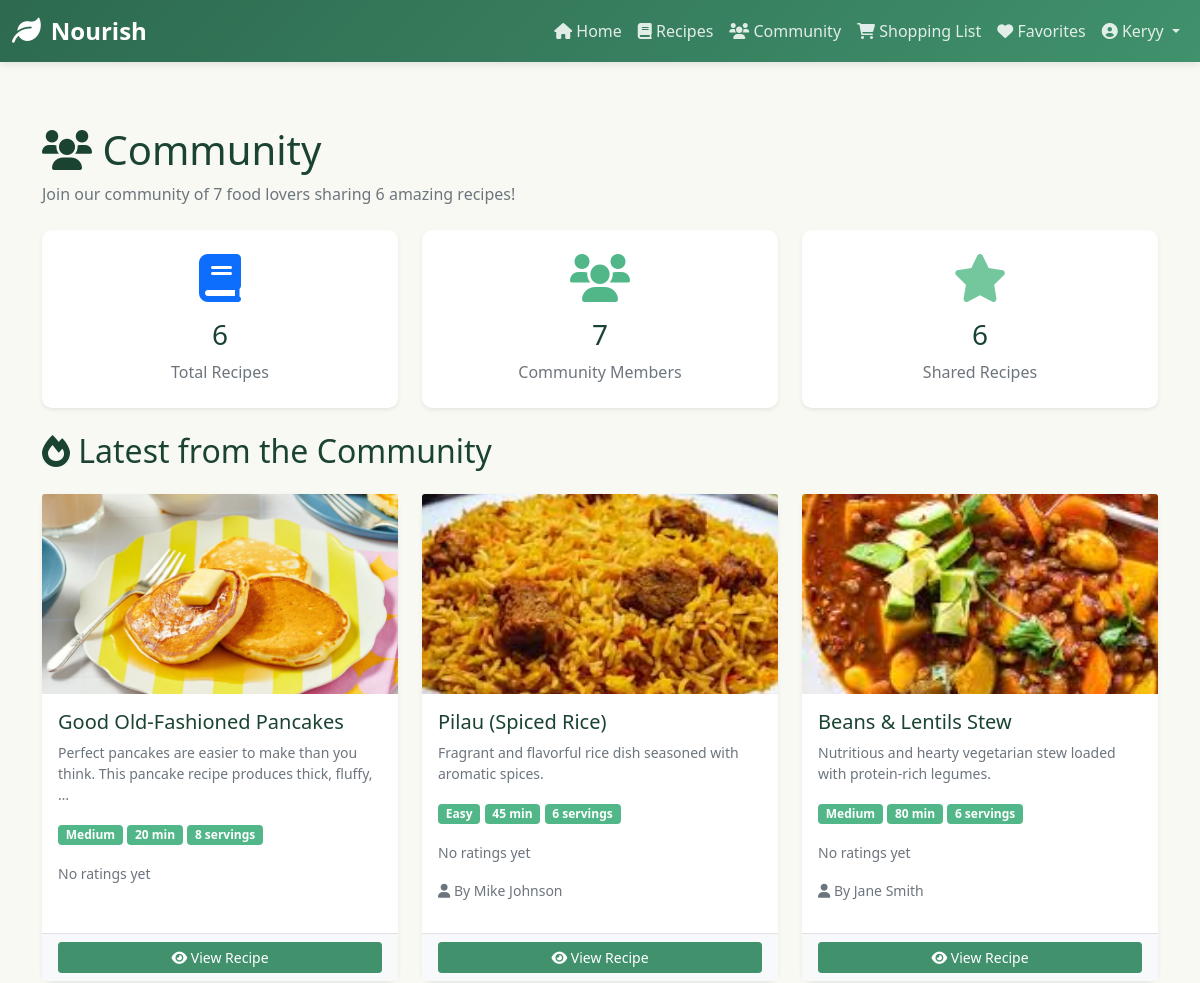
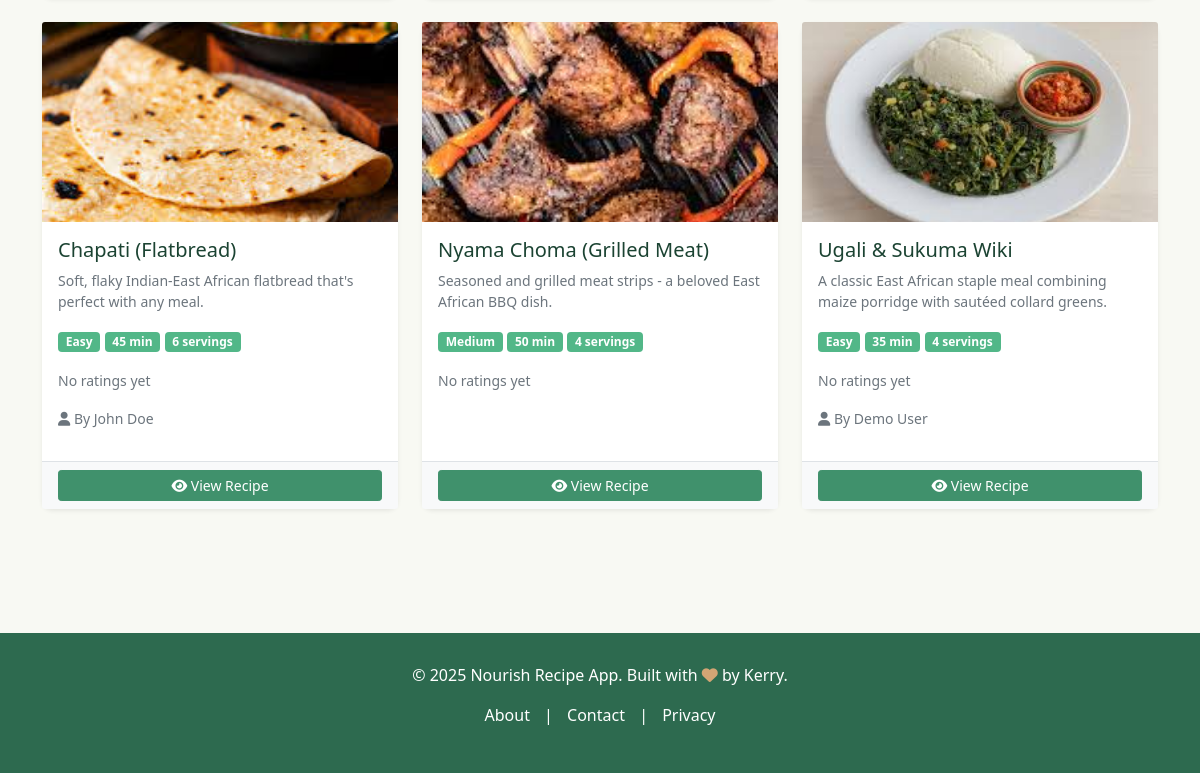
The app's page /community/ (signed in) with its own data (2 pictures, top to bottom).
### ingredient/models.py (models this page shows, shortened)
class Recipe(models.Model):
  DIFFICULTY_CHOICES = [
      ('easy', 'Easy'),
      ('medium', 'Medium'),
      ('hard', 'Hard'),
  ]
  CATEGORY_CHOICES = [
      ('breakfast', 'Breakfast'),
      ('lunch', 'Lunch'),
      ('dinner', 'Dinner'),
      ('snack', 'Snack'),
      ('dessert', 'Dessert'),
      ('beverage', 'Beverage'),
      ('other', 'Other'),
  ]
  title = models.CharField(max_length=255)
  description = models.TextField(blank=True)
  prep_time = models.IntegerField(default=15, help_text="minutes")
  cook_time = models.IntegerField(default=30, help_text="minutes")
  servings = models.IntegerField(default=4)
  difficulty = models.CharField(max_length=50, choices=DIFFICULTY_CHOICES, default='medium')
  category = models.CharField(max_length=50, choices=CATEGORY_CHOICES, default='other')
  image = models.ImageField(upload_to='recipe_images/', blank=True, null=True)
  created_by = models.ForeignKey(User, on_delete=models.CASCADE, related_name='recipes', null=True, blank=True)
  created_at = models.DateTimeField(auto_now_add=True)
  updated_at = models.DateTimeField(auto_now=True)
  is_published = models.BooleanField(default=True)
  views_count = models.IntegerField(default=0)
  class Meta:
    ordering = ['-created_at']

### ingredient/views.py (the view)
# urls.py: path('community/', ingredient_views.community, name='community'),
def community(request):
  recipes = Recipe.objects.filter(is_published=True).annotate(
    avg_rating=Avg('ratings__score'),
    review_count=models.Count('reviews')
  ).order_by('-created_at')
  context = {
    'recipes': recipes,
    'total_recipes': recipes.count(),
    'total_users': User.objects.count(),
  }
  return render(request, 'community.html', context)

### ingredient/templates/community.html (shortened to what this page needs)
{% extends 'base.html' %}
{% load static %}
{% block content %}
<div class="mb-4">
    <h1><i class="fas fa-users"></i> Community</h1>
    <p class="text-muted">Join our community of {{ total_users }} food lovers sharing {{ total_recipes }} amazing
        recipes!</p>
</div>
<div class="row mb-4">
    <div class="col-md-4">
        <div class="card border-0 shadow-sm text-center p-4">
            <i class="fas fa-book fa-3x mb-3 text-primary"></i>
            <h3>{{ total_recipes }}</h3>
            <p class="text-muted mb-0">Total Recipes</p>
        </div>
    </div>
    <div class="col-md-4">
        <div class="card border-0 shadow-sm text-center p-4">
            <i class="fas fa-users fa-3x mb-3 text-success"></i>
            <h3>{{ total_users }}</h3>
            <p class="text-muted mb-0">Community Members</p>
        </div>
    </div>
    <div class="col-md-4">
        <div class="card border-0 shadow-sm text-center p-4">
            <i class="fas fa-star fa-3x mb-3 text-warning"></i>
            <h3>{{ recipes|length }}</h3>
            <p class="text-muted mb-0">Shared Recipes</p>
        </div>
    </div>
</div>
<div class="mb-4">
    <h2><i class="fas fa-fire"></i> Latest from the Community</h2>
</div>
{% if recipes %}
<div class="row">
    {% for recipe in recipes %}
    <div class="col-md-6 col-lg-4 mb-4">
        <div class="card h-100 border-0 shadow-sm">
            {% if recipe.image %}
            {% if 'recipe_images/' in recipe.image.name %}
            <img src="{{ recipe.image.url }}" class="card-img-top" alt="{{ recipe.title }}"
                style="height: 200px; object-fit: cover;">
            {% else %}
            <img src="{% static 'images/' %}{{ recipe.image }}" class="card-img-top" alt="{{ recipe.title }}"
                style="height: 200px; object-fit: cover;">
            {% endif %}
            {% else %}
            <div class="card-img-top bg-light d-flex align-items-center justify-content-center" style="height: 200px;">
                <i class="fas fa-utensils fa-3x text-muted"></i>
            </div>
            {% endif %}
            <div class="card-body">
                <h5 class="card-title">{{ recipe.title }}</h5>
                <p class="card-text text-muted small">{{ recipe.description|truncatewords:15 }}</p>
                <div class="recipe-meta mb-3">
                    <span class="badge bg-success">{{ recipe.difficulty|title }}</span>
                    <span class="badge bg-success">{{ recipe.prep_time|add:recipe.cook_time }} min</span>
                    <span class="badge bg-success">{{ recipe.servings }} servings</span>
                </div>
                <div class="mb-3">
                    {% if recipe.avg_rating %}
                    <div class="d-flex align-items-center gap-2">
                        <span class="text-warning">
                            {% for i in "12345" %}
                            {% if forloop.counter <= recipe.avg_rating %} <i class="fas fa-star"></i>
                                {% else %}
                                <i class="far fa-star"></i>
                                {% endif %}
                                {% endfor %}
                        </span>
                        <span class="text-muted small">({{ recipe.avg_rating|floatformat:1 }})</span>
                    </div>
                    {% else %}
                    <span class="text-muted small">No ratings yet</span>
                    {% endif %}
                </div>
                {% if recipe.created_by and recipe.created_by != user %}
                <div class="text-muted small mb-3">
                    <i class="fas fa-user"></i> By {{ recipe.created_by.get_full_name|default:recipe.created_by.username }}
                </div>
                {% endif %}
            </div>
            <div class="card-footer bg-light border-top">
                <a href="{% url 'recipe_detail' recipe.id %}" class="btn btn-sm btn-primary w-100">
                    <i class="fas fa-eye"></i> View Recipe
                </a>
            </div>
        </div>
    </div>
    {% endfor %}
</div>
{% else %}
<div class="alert alert-info" role="alert">
    <i class="fas fa-info-circle"></i> No recipes in the community yet. Be the first to share!
</div>
{% endif %}
{% endblock %}

### ingredient/templates/base.html (shortened to what this page needs)
<!DOCTYPE html>
<html lang="en">
<head>
    <link href="https://cdn.jsdelivr.net/npm/bootstrap@5.1.3/dist/css/bootstrap.min.css" rel="stylesheet">
    <link rel="stylesheet" href="https://cdnjs.cloudflare.com/ajax/libs/font-awesome/6.0.0/css/all.min.css">
</head>
<body>
    <nav class="navbar navbar-expand-lg navbar-dark sticky-top">
        <div class="container-fluid">
            <a class="navbar-brand" href="{% url 'home' %}">
                <i class="fas fa-leaf"></i> Nourish
            </a>
            <div class="collapse navbar-collapse" id="navbarNav">
                <ul class="navbar-nav ms-auto">
                    <li class="nav-item">
                        <a class="nav-link" href="{% url 'home' %}"><i class="fas fa-home"></i> Home</a>
                    </li>
                    <li class="nav-item">
                        <a class="nav-link" href="{% url 'recipes' %}"><i class="fas fa-book"></i> Recipes</a>
                    </li>
                    <li class="nav-item">
                        <a class="nav-link" href="{% url 'community' %}"><i class="fas fa-users"></i> Community</a>
                    </li>
                    {% if user.is_authenticated %}
                    <li class="nav-item">
                        <a class="nav-link" href="{% url 'shopping_list' %}">
                            <i class="fas fa-shopping-cart"></i> Shopping List
                        </a>
                    </li>
                    <li class="nav-item">
                        <a class="nav-link" href="{% url 'my_favorites' %}">
                            <i class="fas fa-heart"></i> Favorites
                        </a>
                    </li>
                    <li class="nav-item dropdown">
                        <a class="nav-link dropdown-toggle" href="#" id="userMenu" role="button"
                            data-bs-toggle="dropdown">
                            <i class="fas fa-user-circle"></i> {{ user.username }}
                        </a>
                    </li>
                    {% endif %}
                </ul>
            </div>
        </div>
    </nav>
    <main class="container">
        {% block content %}{% endblock %}
    </main>
    <footer>
        <div class="container">
            <p>&copy; 2025 Nourish Recipe App. Built with <i class="fas fa-heart" style="color: #d4a574;"></i> by Kerry.
            </p>
            <p>
                <a href="#" style="color: white; text-decoration: none; margin: 0 10px;">About</a> |
                <a href="#" style="color: white; text-decoration: none; margin: 0 10px;">Contact</a> |
                <a href="#" style="color: white; text-decoration: none; margin: 0 10px;">Privacy</a>
            </p>
        </div>
    </footer>
</body>
</html>

### ingredient/templates/base.html (style rules this page uses)
:root { --primary-green: #2d6a4f; --secondary-green: #40916c; --light-green: #52b788; --lighter-green: #74c69d; --lightest-green: #95d5b2; --cream: #f8f9f3; --dark: #1b4332; --success: #52b788; --warning: #74c69d; }
body { font-family: 'Segoe UI', Tahoma, Geneva, Verdana, sans-serif; background-color: var(--cream); color: var(--dark); }
.navbar { background: linear-gradient(135deg, var(--primary-green) 0%, var(--secondary-green) 100%); box-shadow: 0 2px 8px rgba(0, 0, 0, 0.1); }
.navbar-brand { font-weight: 700; font-size: 1.5rem; color: white !important; display: flex; align-items: center; gap: 10px; }
.navbar-brand i { font-size: 1.8rem; }
.nav-link { color: rgba(255, 255, 255, 0.85) !important; font-weight: 500; transition: color 0.3s ease; }
.btn-primary { background-color: var(--secondary-green); border-color: var(--secondary-green); }
.badge.bg-success { background-color: var(--light-green) !important; }
.card { border: none; box-shadow: 0 2px 8px rgba(0, 0, 0, 0.1); transition: transform 0.3s ease, box-shadow 0.3s ease; border-radius: 10px; }
footer { background-color: var(--primary-green); color: white; margin-top: 60px; padding: 30px 0; text-align: center; }
main { min-height: calc(100vh - 200px); padding: 40px 0; }
.text-warning { color: var(--warning) !important; }
.text-success { color: var(--light-green) !important; }

### records on screen
Recipe: image (picture), title "Good Old-Fashioned Pancakes", description "Perfect pancakes are easier to make than you think. This pancake recipe produces thick, fluffy, …", difficulty "Medium", prep_time|add "20", servings "8", shows "No ratings yet"
Recipe: image (picture), title "Pilau (Spiced Rice)", description "Fragrant and flavorful rice dish seasoned with aromatic spices.", difficulty "Easy", prep_time|add "45", servings "6", shows "No ratings yet", created_by.get_full_name "Mike Johnson"
Recipe: image (picture), title "Beans & Lentils Stew", description "Nutritious and hearty vegetarian stew loaded with protein-rich legumes.", difficulty "Medium", prep_time|add "80", servings "6", shows "No ratings yet", created_by.get_full_name "Jane Smith"
Recipe: image (picture), title "Chapati (Flatbread)", description "Soft, flaky Indian-East African flatbread that's perfect with any meal.", difficulty "Easy", prep_time|add "45", servings "6", shows "No ratings yet", created_by.get_full_name "John Doe"
Recipe: image (picture), title "Nyama Choma (Grilled Meat)", description "Seasoned and grilled meat strips - a beloved East African BBQ dish.", difficulty "Medium", prep_time|add "50", servings "4", shows "No ratings yet"
Recipe: image (picture), title "Ugali & Sukuma Wiki", description "A classic East African staple meal combining maize porridge with sautéed collard greens.", difficulty "Easy", prep_time|add "35", servings "4", shows "No ratings yet", created_by.get_full_name "Demo User"

### other values on screen
{{ user.username }} "Keryy"
{{ total_users }} "7"
{{ total_recipes }} "6"
{{ recipes|length }} "6"
